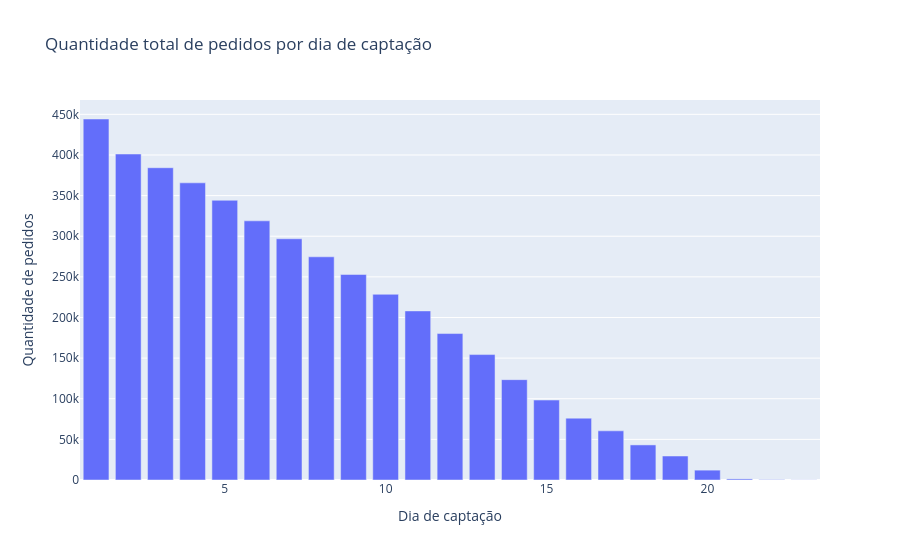

Notebook source saved alongside this figure:
### Markdown cell above
## Avaliando a variação da quantidade de pedidos dentro de um ciclo

### Code cell
base_dia_captacao = (
    base
    .groupby("dia_captacao", as_index=False)
    .agg(
        total_pedidos=("total_pedidos_mascarado", "sum")
    )
    .sort_values("dia_captacao")
)

fig = px.bar(
    base_dia_captacao,
    x="dia_captacao",
    y="total_pedidos",
    title="Quantidade total de pedidos por dia de captação",
    labels={
        "dia_captacao": "Dia de captação",
        "total_pedidos": "Quantidade de pedidos"
    },
    hover_data={
        "total_pedidos": ":,.0f"
    }
)

fig.show()

### Figure 1 — Plotly figure (JSON) as saved in the notebook; plotly's stock layout.template omitted (floating-point values rounded to 4 significant figures)
{"data": [{"hovertemplate": "Dia de captação=%{x}<br>Quantidade de pedidos=%{y:,.0f}<extra></extra>", "legendgroup": "", "marker": {"color": "#636efa", "pattern": {"shape": ""}}, "name": "", "orientation": "v", "showlegend": false, "textposition": "auto", "type": "bar", "x": [1, 2, 3, 4, 5, 6, 7, 8, 9, 10, 11, 12, 13, 14, 15, 16, 17, 18, 19, 20, 21, 22, 23], "xaxis": "x", "y": [444268, 401189, 384303, 365719, 344234, 318938, 296866, 274666, 252929, 228524, 208092, 180218, 154365, 123472, 98391, 76112, 60517, 43184, 29524, 12140, 1353, 411, 155], "yaxis": "y"}], "layout": {"barmode": "relative", "legend": {"tracegroupgap": 0}, "title": {"text": "Quantidade total de pedidos por dia de captação"}, "xaxis": {"anchor": "y", "domain": [0, 1], "title": {"text": "Dia de captação"}}, "yaxis": {"anchor": "x", "domain": [0, 1], "title": {"text": "Quantidade de pedidos"}}}}
